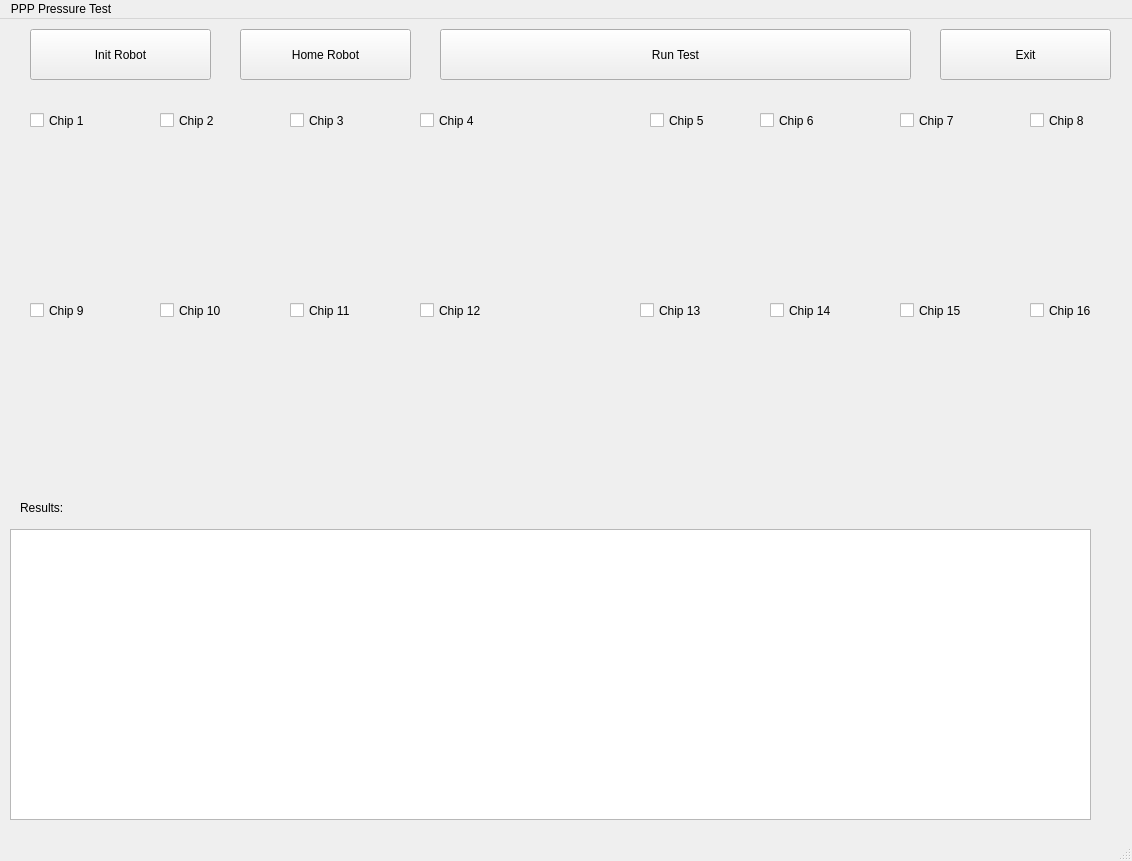
<?xml version="1.0" encoding="UTF-8"?>
<ui version="4.0">
 <class>ChipPressureTest</class>
 <widget class="QMainWindow" name="ChipPressureTest">
  <property name="geometry">
   <rect>
    <x>0</x>
    <y>0</y>
    <width>1132</width>
    <height>861</height>
   </rect>
  </property>
  <property name="windowTitle">
   <string>MainWindow</string>
  </property>
  <widget class="QWidget" name="centralwidget">
   <widget class="QPushButton" name="InitRobot">
    <property name="geometry">
     <rect>
      <x>30</x>
      <y>10</y>
      <width>181</width>
      <height>51</height>
     </rect>
    </property>
    <property name="text">
     <string>Init Robot</string>
    </property>
   </widget>
   <widget class="QPushButton" name="HomeRobot">
    <property name="geometry">
     <rect>
      <x>240</x>
      <y>10</y>
      <width>171</width>
      <height>51</height>
     </rect>
    </property>
    <property name="text">
     <string>Home Robot</string>
    </property>
   </widget>
   <widget class="QLabel" name="label_9">
    <property name="geometry">
     <rect>
      <x>0</x>
      <y>110</y>
      <width>131</width>
      <height>141</height>
     </rect>
    </property>
    <property name="styleSheet">
     <string notr="true">image: url(:/newPrefix/pppbacker.JPG);</string>
    </property>
    <property name="text">
     <string/>
    </property>
    <property name="pixmap">
     <pixmap>backer.png</pixmap>
    </property>
    <property name="scaledContents">
     <bool>true</bool>
    </property>
   </widget>
   <widget class="QCheckBox" name="checkBox_chip16">
    <property name="geometry">
     <rect>
      <x>1030</x>
      <y>280</y>
      <width>92</width>
      <height>23</height>
     </rect>
    </property>
    <property name="text">
     <string>Chip 16</string>
    </property>
   </widget>
   <widget class="QCheckBox" name="checkBox_chip14">
    <property name="geometry">
     <rect>
      <x>770</x>
      <y>280</y>
      <width>92</width>
      <height>23</height>
     </rect>
    </property>
    <property name="text">
     <string>Chip 14</string>
    </property>
   </widget>
   <widget class="QCheckBox" name="checkBox_chip15">
    <property name="geometry">
     <rect>
      <x>900</x>
      <y>280</y>
      <width>92</width>
      <height>23</height>
     </rect>
    </property>
    <property name="text">
     <string>Chip 15</string>
    </property>
   </widget>
   <widget class="QCheckBox" name="checkBox_chip13">
    <property name="geometry">
     <rect>
      <x>640</x>
      <y>280</y>
      <width>92</width>
      <height>23</height>
     </rect>
    </property>
    <property name="text">
     <string>Chip 13</string>
    </property>
   </widget>
   <widget class="QCheckBox" name="checkBox_chip12">
    <property name="geometry">
     <rect>
      <x>420</x>
      <y>280</y>
      <width>92</width>
      <height>23</height>
     </rect>
    </property>
    <property name="text">
     <string>Chip 12</string>
    </property>
   </widget>
   <widget class="QCheckBox" name="checkBox_chip11">
    <property name="geometry">
     <rect>
      <x>290</x>
      <y>280</y>
      <width>92</width>
      <height>23</height>
     </rect>
    </property>
    <property name="text">
     <string>Chip 11</string>
    </property>
   </widget>
   <widget class="QCheckBox" name="checkBox_chip10">
    <property name="geometry">
     <rect>
      <x>160</x>
      <y>280</y>
      <width>92</width>
      <height>23</height>
     </rect>
    </property>
    <property name="text">
     <string>Chip 10</string>
    </property>
   </widget>
   <widget class="QCheckBox" name="checkBox_chip9">
    <property name="geometry">
     <rect>
      <x>30</x>
      <y>280</y>
      <width>92</width>
      <height>23</height>
     </rect>
    </property>
    <property name="text">
     <string>Chip 9</string>
    </property>
   </widget>
   <widget class="QPushButton" name="Exit">
    <property name="geometry">
     <rect>
      <x>940</x>
      <y>10</y>
      <width>171</width>
      <height>51</height>
     </rect>
    </property>
    <property name="text">
     <string>Exit</string>
    </property>
   </widget>
   <widget class="QTextBrowser" name="textBrowser">
    <property name="geometry">
     <rect>
      <x>10</x>
      <y>510</y>
      <width>1081</width>
      <height>291</height>
     </rect>
    </property>
   </widget>
   <widget class="QLabel" name="results">
    <property name="geometry">
     <rect>
      <x>20</x>
      <y>480</y>
      <width>67</width>
      <height>17</height>
     </rect>
    </property>
    <property name="text">
     <string>Results:</string>
    </property>
   </widget>
   <widget class="QCheckBox" name="checkBox_chip1">
    <property name="geometry">
     <rect>
      <x>30</x>
      <y>90</y>
      <width>92</width>
      <height>23</height>
     </rect>
    </property>
    <property name="text">
     <string>Chip 1</string>
    </property>
   </widget>
   <widget class="QPushButton" name="RunTest">
    <property name="geometry">
     <rect>
      <x>440</x>
      <y>10</y>
      <width>471</width>
      <height>51</height>
     </rect>
    </property>
    <property name="text">
     <string>Run Test</string>
    </property>
   </widget>
   <widget class="QCheckBox" name="checkBox_chip2">
    <property name="geometry">
     <rect>
      <x>160</x>
      <y>90</y>
      <width>92</width>
      <height>23</height>
     </rect>
    </property>
    <property name="text">
     <string>Chip 2</string>
    </property>
   </widget>
   <widget class="QCheckBox" name="checkBox_chip3">
    <property name="geometry">
     <rect>
      <x>290</x>
      <y>90</y>
      <width>92</width>
      <height>23</height>
     </rect>
    </property>
    <property name="text">
     <string>Chip 3</string>
    </property>
   </widget>
   <widget class="QCheckBox" name="checkBox_chip4">
    <property name="geometry">
     <rect>
      <x>420</x>
      <y>90</y>
      <width>92</width>
      <height>23</height>
     </rect>
    </property>
    <property name="text">
     <string>Chip 4</string>
    </property>
   </widget>
   <widget class="QCheckBox" name="checkBox_chip5">
    <property name="geometry">
     <rect>
      <x>650</x>
      <y>90</y>
      <width>92</width>
      <height>23</height>
     </rect>
    </property>
    <property name="text">
     <string>Chip 5</string>
    </property>
   </widget>
   <widget class="QCheckBox" name="checkBox_chip6">
    <property name="geometry">
     <rect>
      <x>760</x>
      <y>90</y>
      <width>92</width>
      <height>23</height>
     </rect>
    </property>
    <property name="text">
     <string>Chip 6</string>
    </property>
   </widget>
   <widget class="QCheckBox" name="checkBox_chip7">
    <property name="geometry">
     <rect>
      <x>900</x>
      <y>90</y>
      <width>92</width>
      <height>23</height>
     </rect>
    </property>
    <property name="text">
     <string>Chip 7</string>
    </property>
   </widget>
   <widget class="QCheckBox" name="checkBox_chip8">
    <property name="geometry">
     <rect>
      <x>1030</x>
      <y>90</y>
      <width>92</width>
      <height>23</height>
     </rect>
    </property>
    <property name="text">
     <string>Chip 8</string>
    </property>
   </widget>
   <widget class="QLabel" name="label_13">
    <property name="geometry">
     <rect>
      <x>260</x>
      <y>110</y>
      <width>131</width>
      <height>141</height>
     </rect>
    </property>
    <property name="styleSheet">
     <string notr="true">image: url(:/newPrefix/pppbacker.JPG);</string>
    </property>
    <property name="text">
     <string/>
    </property>
    <property name="pixmap">
     <pixmap>backer.png</pixmap>
    </property>
    <property name="scaledContents">
     <bool>true</bool>
    </property>
   </widget>
   <widget class="QLabel" name="label_14">
    <property name="geometry">
     <rect>
      <x>130</x>
      <y>110</y>
      <width>131</width>
      <height>141</height>
     </rect>
    </property>
    <property name="styleSheet">
     <string notr="true">image: url(:/newPrefix/pppbacker.JPG);</string>
    </property>
    <property name="text">
     <string/>
    </property>
    <property name="pixmap">
     <pixmap>backer.png</pixmap>
    </property>
    <property name="scaledContents">
     <bool>true</bool>
    </property>
   </widget>
   <widget class="QLabel" name="label_15">
    <property name="geometry">
     <rect>
      <x>390</x>
      <y>110</y>
      <width>131</width>
      <height>141</height>
     </rect>
    </property>
    <property name="styleSheet">
     <string notr="true">image: url(:/newPrefix/pppbacker.JPG);</string>
    </property>
    <property name="text">
     <string/>
    </property>
    <property name="pixmap">
     <pixmap>backer.png</pixmap>
    </property>
    <property name="scaledContents">
     <bool>true</bool>
    </property>
   </widget>
   <widget class="QLabel" name="label_16">
    <property name="geometry">
     <rect>
      <x>740</x>
      <y>110</y>
      <width>131</width>
      <height>141</height>
     </rect>
    </property>
    <property name="styleSheet">
     <string notr="true">image: url(:/newPrefix/pppbacker.JPG);</string>
    </property>
    <property name="text">
     <string/>
    </property>
    <property name="pixmap">
     <pixmap>backer.png</pixmap>
    </property>
    <property name="scaledContents">
     <bool>true</bool>
    </property>
   </widget>
   <widget class="QLabel" name="label_10">
    <property name="geometry">
     <rect>
      <x>610</x>
      <y>110</y>
      <width>131</width>
      <height>141</height>
     </rect>
    </property>
    <property name="styleSheet">
     <string notr="true">image: url(:/newPrefix/pppbacker.JPG);</string>
    </property>
    <property name="text">
     <string/>
    </property>
    <property name="pixmap">
     <pixmap>backer.png</pixmap>
    </property>
    <property name="scaledContents">
     <bool>true</bool>
    </property>
   </widget>
   <widget class="QLabel" name="label_17">
    <property name="geometry">
     <rect>
      <x>870</x>
      <y>110</y>
      <width>131</width>
      <height>141</height>
     </rect>
    </property>
    <property name="styleSheet">
     <string notr="true">image: url(:/newPrefix/pppbacker.JPG);</string>
    </property>
    <property name="text">
     <string/>
    </property>
    <property name="pixmap">
     <pixmap>backer.png</pixmap>
    </property>
    <property name="scaledContents">
     <bool>true</bool>
    </property>
   </widget>
   <widget class="QLabel" name="label_18">
    <property name="geometry">
     <rect>
      <x>1000</x>
      <y>110</y>
      <width>131</width>
      <height>141</height>
     </rect>
    </property>
    <property name="styleSheet">
     <string notr="true">image: url(:/newPrefix/pppbacker.JPG);</string>
    </property>
    <property name="text">
     <string/>
    </property>
    <property name="pixmap">
     <pixmap>backer.png</pixmap>
    </property>
    <property name="scaledContents">
     <bool>true</bool>
    </property>
   </widget>
   <widget class="QLabel" name="label_19">
    <property name="geometry">
     <rect>
      <x>740</x>
      <y>300</y>
      <width>131</width>
      <height>141</height>
     </rect>
    </property>
    <property name="styleSheet">
     <string notr="true">image: url(:/newPrefix/pppbacker.JPG);</string>
    </property>
    <property name="text">
     <string/>
    </property>
    <property name="pixmap">
     <pixmap>backer.png</pixmap>
    </property>
    <property name="scaledContents">
     <bool>true</bool>
    </property>
   </widget>
   <widget class="QLabel" name="label_11">
    <property name="geometry">
     <rect>
      <x>610</x>
      <y>300</y>
      <width>131</width>
      <height>141</height>
     </rect>
    </property>
    <property name="styleSheet">
     <string notr="true">image: url(:/newPrefix/pppbacker.JPG);</string>
    </property>
    <property name="text">
     <string/>
    </property>
    <property name="pixmap">
     <pixmap>backer.png</pixmap>
    </property>
    <property name="scaledContents">
     <bool>true</bool>
    </property>
   </widget>
   <widget class="QLabel" name="label_20">
    <property name="geometry">
     <rect>
      <x>870</x>
      <y>300</y>
      <width>131</width>
      <height>141</height>
     </rect>
    </property>
    <property name="styleSheet">
     <string notr="true">image: url(:/newPrefix/pppbacker.JPG);</string>
    </property>
    <property name="text">
     <string/>
    </property>
    <property name="pixmap">
     <pixmap>backer.png</pixmap>
    </property>
    <property name="scaledContents">
     <bool>true</bool>
    </property>
   </widget>
   <widget class="QLabel" name="label_21">
    <property name="geometry">
     <rect>
      <x>1000</x>
      <y>300</y>
      <width>131</width>
      <height>141</height>
     </rect>
    </property>
    <property name="styleSheet">
     <string notr="true">image: url(:/newPrefix/pppbacker.JPG);</string>
    </property>
    <property name="text">
     <string/>
    </property>
    <property name="pixmap">
     <pixmap>backer.png</pixmap>
    </property>
    <property name="scaledContents">
     <bool>true</bool>
    </property>
   </widget>
   <widget class="QLabel" name="label_22">
    <property name="geometry">
     <rect>
      <x>130</x>
      <y>300</y>
      <width>131</width>
      <height>141</height>
     </rect>
    </property>
    <property name="styleSheet">
     <string notr="true">image: url(:/newPrefix/pppbacker.JPG);</string>
    </property>
    <property name="text">
     <string/>
    </property>
    <property name="pixmap">
     <pixmap>backer.png</pixmap>
    </property>
    <property name="scaledContents">
     <bool>true</bool>
    </property>
   </widget>
   <widget class="QLabel" name="label_12">
    <property name="geometry">
     <rect>
      <x>0</x>
      <y>300</y>
      <width>131</width>
      <height>141</height>
     </rect>
    </property>
    <property name="styleSheet">
     <string notr="true">image: url(:/newPrefix/pppbacker.JPG);</string>
    </property>
    <property name="text">
     <string/>
    </property>
    <property name="pixmap">
     <pixmap>backer.png</pixmap>
    </property>
    <property name="scaledContents">
     <bool>true</bool>
    </property>
   </widget>
   <widget class="QLabel" name="label_23">
    <property name="geometry">
     <rect>
      <x>260</x>
      <y>300</y>
      <width>131</width>
      <height>141</height>
     </rect>
    </property>
    <property name="styleSheet">
     <string notr="true">image: url(:/newPrefix/pppbacker.JPG);</string>
    </property>
    <property name="text">
     <string/>
    </property>
    <property name="pixmap">
     <pixmap>backer.png</pixmap>
    </property>
    <property name="scaledContents">
     <bool>true</bool>
    </property>
   </widget>
   <widget class="QLabel" name="label_24">
    <property name="geometry">
     <rect>
      <x>390</x>
      <y>300</y>
      <width>131</width>
      <height>141</height>
     </rect>
    </property>
    <property name="styleSheet">
     <string notr="true">image: url(:/newPrefix/pppbacker.JPG);</string>
    </property>
    <property name="text">
     <string/>
    </property>
    <property name="pixmap">
     <pixmap>backer.png</pixmap>
    </property>
    <property name="scaledContents">
     <bool>true</bool>
    </property>
   </widget>
  </widget>
  <widget class="QMenuBar" name="menubar">
   <property name="geometry">
    <rect>
     <x>0</x>
     <y>0</y>
     <width>1132</width>
     <height>22</height>
    </rect>
   </property>
   <widget class="QMenu" name="menuPPP_Pressure_Test">
    <property name="title">
     <string>PPP Pressure Test</string>
    </property>
   </widget>
   <addaction name="menuPPP_Pressure_Test"/>
  </widget>
  <widget class="QStatusBar" name="statusbar"/>
 </widget>
 <resources>
  <include location="../../Desktop/testing.qrc"/>
 </resources>
 <connections/>
</ui>
